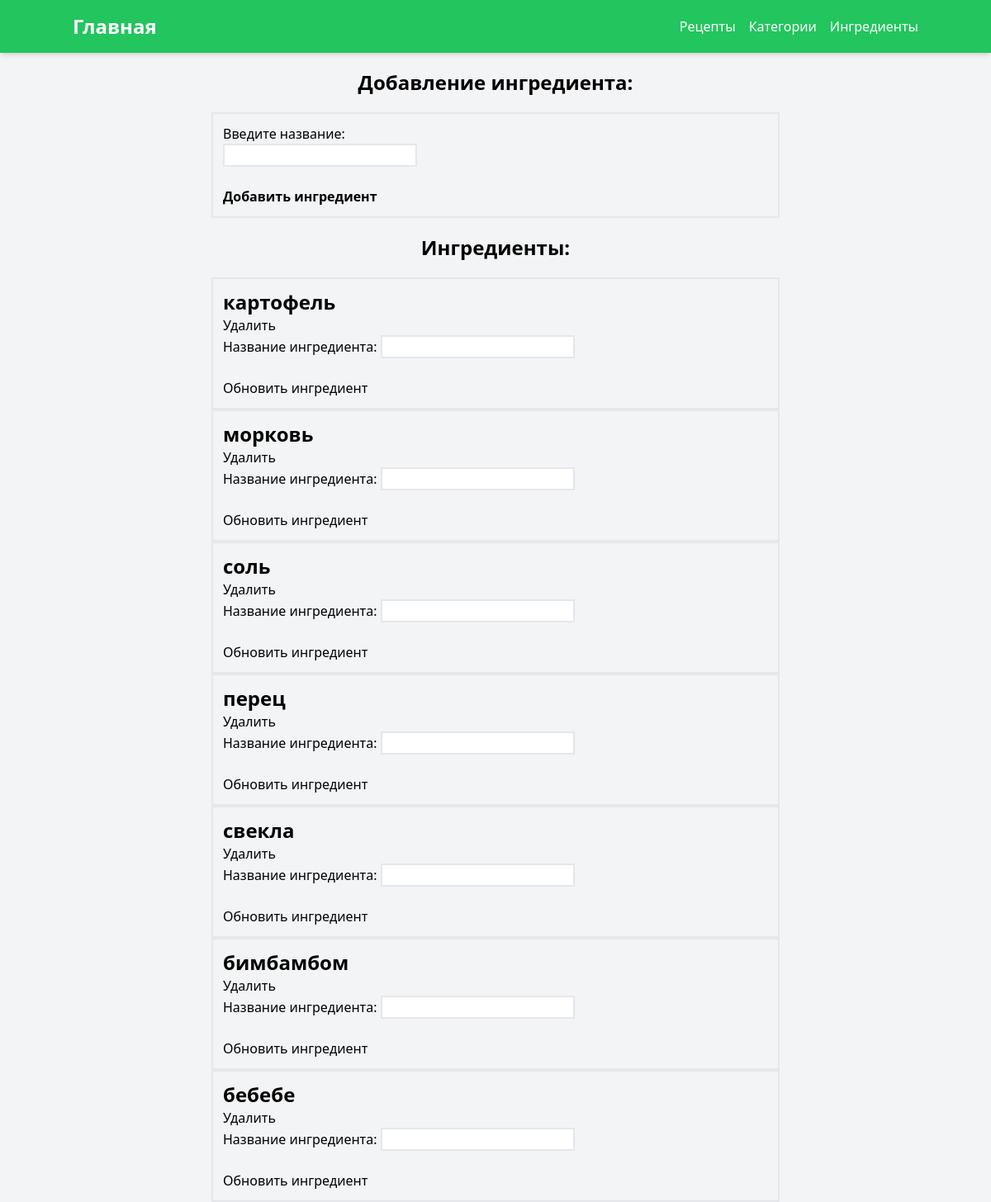
Screenshot of /ingredient_pages with the database file from the repository.
### orm/ingredient.py (models this page shows)
class IngredientOrm(Model):
    __tablename__ = 'ingredients'
    id: Mapped[int] = mapped_column(primary_key=True)
    name: Mapped[str] = mapped_column(unique=True)

### pages/ingredient.py (the view)
@router.get('')
async def get_ingredients_template(
    request: Request, ingredients=Depends(get_all)
):
    return templates.TemplateResponse(
        'ingredients.html',
        {
            'request': request,
            'ingredients': ingredients['data'],
        }
    )

### templates/ingredients.html (shortened to what this page needs)
{% extends "header.html" %}
{% block content %}
<div>
    <div class="text-center font-bold text-2xl mt-5 mb-5">
        Добавление ингредиента:
    </div>
    <div class="flex rounded-3 border-2 p-3 ml-64 mr-64">
        <form action="{{ url_for('create_ingredient_template') }}" method="post">
            <label for="name">Введите название: </label><br>
            <input class="border-2" type="text" id="new_name" name="name" required><br><br>
            <button class="font-bold" type="sumbit">Добавить ингредиент</button>
        </form>
    </div>
    <div class="text-center font-bold text-2xl mt-5 mb-5">
        Ингредиенты:
    </div>
    {% for ingredient in ingredients %}
        <div class="flex rounded-3 border-2 p-3 ml-64 mr-64">
            <div class="flex flex-col">
                <span class="text-2xl font-bold">{{ ingredient.name }}</span>
                <form action="{{ url_for('delete_ingredient_template', id=ingredient.id) }}" method="post">
                    <button type="submit">Удалить</button>
                </form>
                <form action="{{ url_for('update_ingredient_template', id=ingredient.id) }}" method="post">
                    <label for="name">Название ингредиента: </label>
                    <input class="border-2" type="text" id="new_name" name="name" value="" required><br><br>
                    <button type="submit">Обновить ингредиент</button>
                </form>
            </div>
        </div>
    {% endfor %}
</div>
{% endblock %}

### rows the page displays
IngredientOrm: name "картофель"
IngredientOrm: name "морковь"
IngredientOrm: name "соль"
IngredientOrm: name "перец"
IngredientOrm: name "свекла"
IngredientOrm: name "бимбамбом"
IngredientOrm: name "бебебе"
